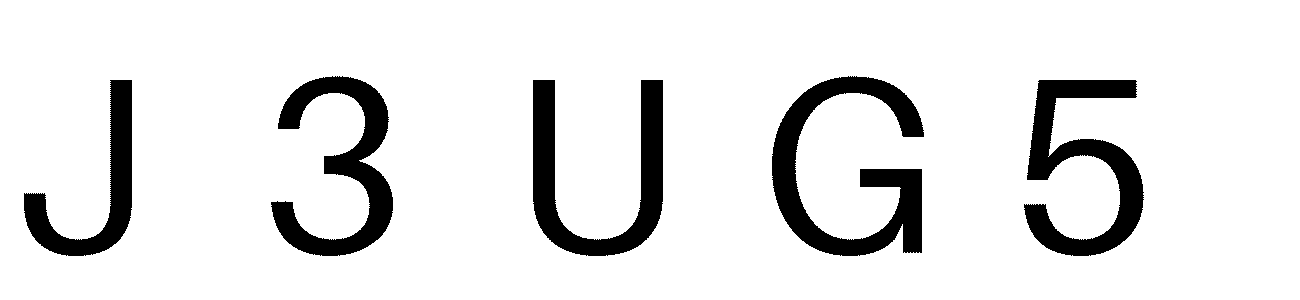
#> input picture image.png, 1300 x 300 px
$ python split_and_xor.py
#> lines starting #> are read from the running program, lines starting #| are printed output that depends on the picture; after the words box and inside, x2 and y2 are one past the last pixel; in counts of white or black regions, pixels touching at a corner belong together
import cv2
import numpy as np
import matplotlib.pyplot as plt

def create_share2(original_image, share1):
    # Đọc ảnh gốc và mảnh 1
#> called with original_image = 'image.png', share1 = 'image_A.png'
    img_original = cv2.imread(original_image, cv2.IMREAD_GRAYSCALE)
#> img_original: shape (300, 1300); 89.5% white; 5 black regions, box (x1, y1, x2, y2) and area: (772, 76, 924, 256) 10109, (1024, 80, 1144, 256) 8627, (533, 80, 663, 256) 8435, (271, 76, 393, 256) 8062, (24, 80, 132, 256) 5603
    plt.imshow(img_original, cmap='gray')
    plt.axis('off') # Tắt trục tọa độ
    plt.show()
    print(img_original.shape)
#| (300, 1300)
    img_share1 = cv2.imread(share1, cv2.IMREAD_GRAYSCALE)
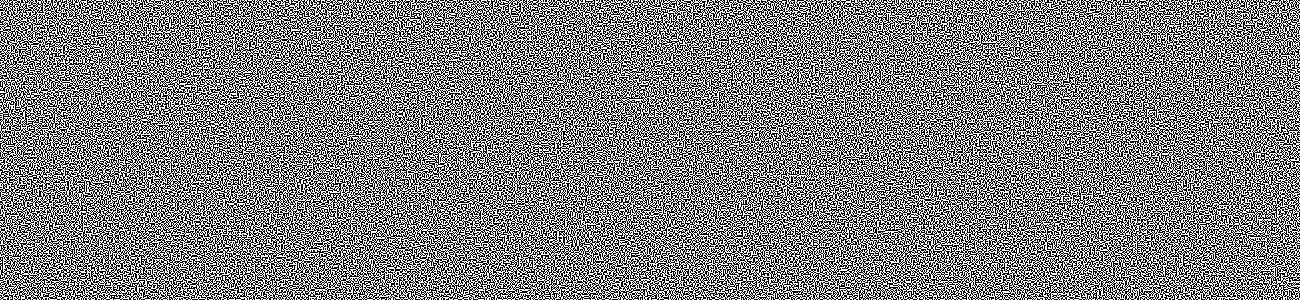
#> input picture image_A.png, 1300 x 300 px
#> img_share1: shape (300, 1300); 50% white in thin lines or dots
    print(img_share1.shape)
#| (300, 1300)
    plt.imshow(img_share1, cmap='gray')
    plt.axis('off') # Tắt trục tọa độ
    plt.show()

    # Kiểm tra kích thước của ảnh gốc và mảnh 1
    if img_original.shape != img_share1.shape:
        raise ValueError("Kích thước của ảnh gốc và mảnh 1 không khớp!")

    # Tạo mảnh 2 bằng phép XOR giữa ảnh gốc và mảnh 1
    img_share2 = cv2.bitwise_xor(img_original, img_share1)
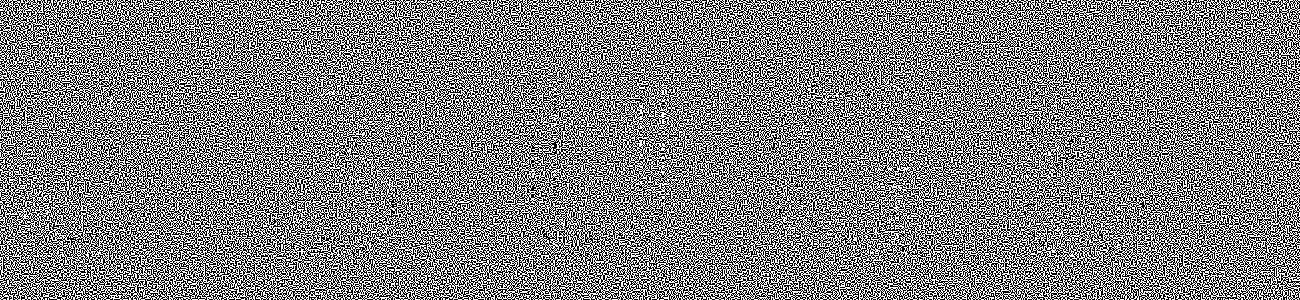
#> img_share2: shape (300, 1300); 50% white; black in thin lines or dots

    # Lưu mảnh 2 thành file ảnh
    cv2.imwrite("share2.png", img_share2)

    print("Mảnh 2 đã được tạo và lưu thành công!")

# Gọi hàm để tạo mảnh 2
create_share2("image.png", "image_A.png")
